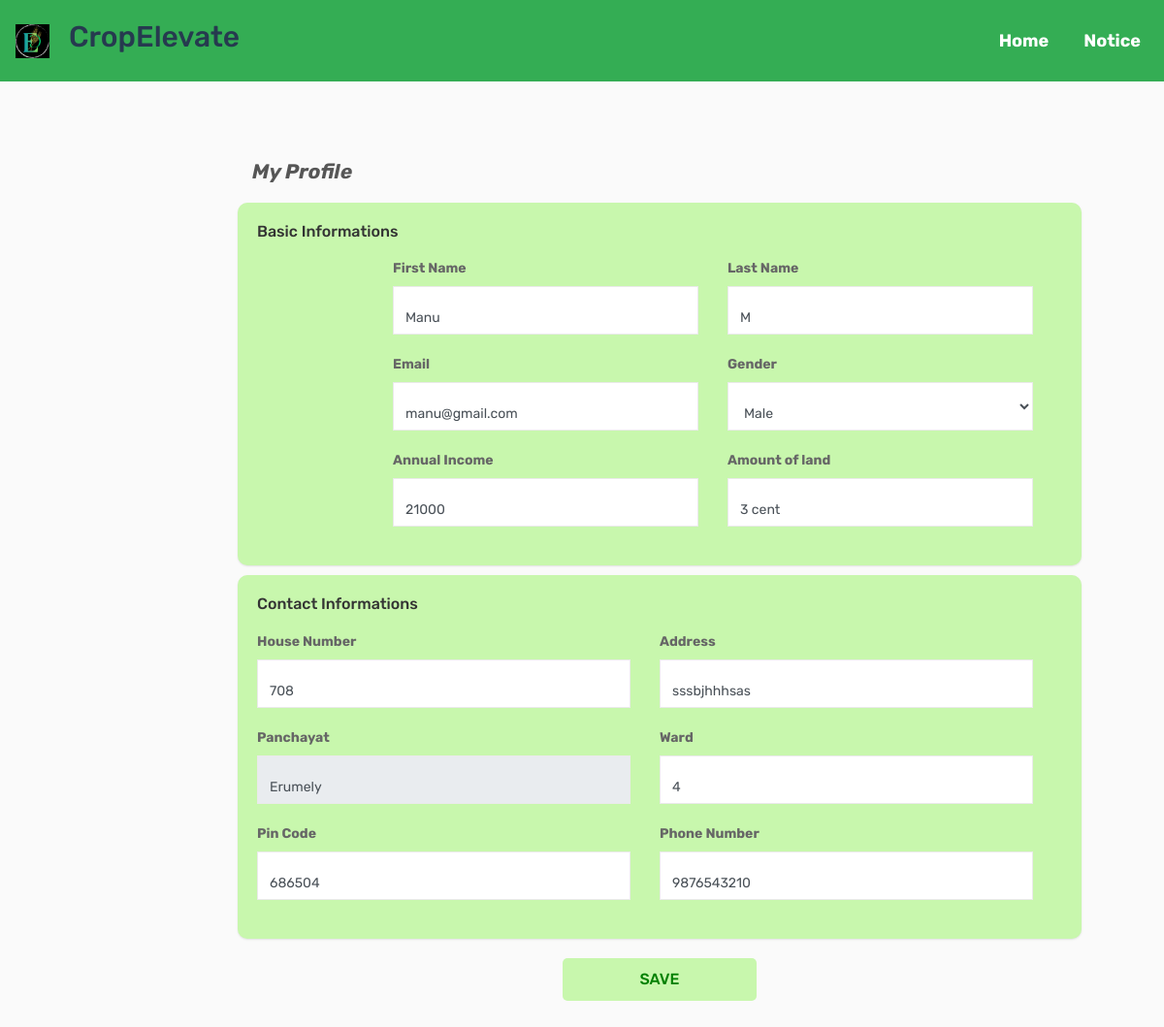
The page /ceditprofile (signed in) on the database as committed earlier.
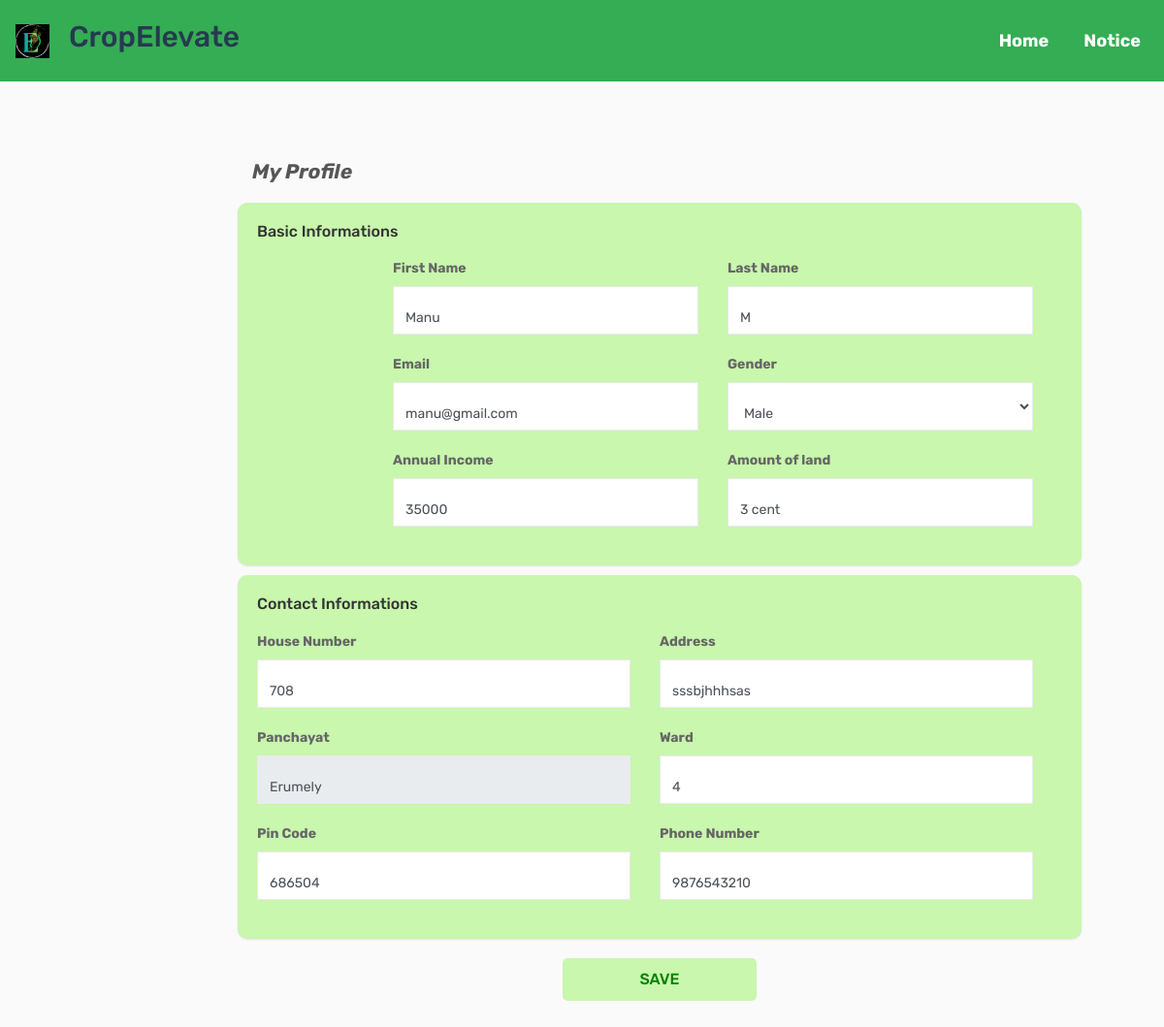
The same page on the database as committed later.
### ceapp/models.py (models this page shows, shortened)
class FarmerProfile(models.Model):
    user = models.OneToOneField(CustomUser, on_delete=models.CASCADE, blank=True, null=True)
    first_name = models.CharField(max_length=100, null=True,blank=True)
    last_name = models.CharField(max_length=100,null=True,blank=True)
    birth_date = models.DateField(null=True,blank=True)
    email = models.EmailField(max_length=100,null=True,blank=True)
    profile_pic = models.ImageField(upload_to='profile_pics/', null=True, blank=True)
    gender = models.CharField(max_length=10, choices=[('Male', 'Male'), ('Female', 'Female')])
    annual_income = models.IntegerField(max_length=100, null=True,blank=True)
    land = models.CharField(max_length=100, null=True,blank=True)
    house_no = models.IntegerField(max_length=100, null=True,blank=True)
    address = models.CharField(max_length=255,null=True,blank=True)
    phone_number = models.IntegerField(max_length=12,null=True,blank=True)
    ward = models.CharField(max_length=100)
    pin_code = models.IntegerField(max_length=6,null=True,blank=True)

### ceapp/views.py (the view, shortened to what this page needs)
# urls.py: path('ceditprofile',views.ceditprofile, name='ceditprofile'),
def ceditprofile(request):
    user = request.user
    profile = FarmerProfile.objects.get(user=user)
    context = {
        'user': user,
        'profile': profile
    }
    return render(request, 'ceditprofile.html',context)

### templates/ceditprofile.html (shortened to what the changed rows need)
{% load static %}
<!DOCTYPE html>
<html lang="en">
<head>
    <link rel="stylesheet" type="text/css" href="{% static 'assets/css/bootstrap.min.css' %}">
    <link rel="stylesheet" type="text/css" href="{% static 'assets/css/font-awesome.min.css' %}">
    <link rel="stylesheet" type="text/css" href="{% static 'assets/css/style.css' %}">
    <link rel="stylesheet" type="text/css" href="{% static 'assets/css/select2.min.css' %}">
    <link rel="stylesheet" type="text/css" href="{% static 'assets/css/bootstrap-datetimepicker.min.css' %}">
</head>
<body>
    <nav class="navbar navbar-expand-lg navbar-dark">
        <h2 style="margin-left: 20px; color:#263A4F;">CropElevate</h2>
    </nav>
    <div class="main-wrapper">
        <div class="page-wrapper">
            <div class="content">
                <div class="row">
        <form method="post" enctype="multipart/form-data">
                    <div class="card-box">
                        <div class="row">
                            <div class="col-md-12">
                                <div class="profile-basic">
                                    <div class="row">
                                        <div class="col-md-6">
                                            <div class="form-group form-focus">
                                                <input type="text" class="form-control floating" value="{{ profile.first_name }}" name="first_name" id="first_name">
                                                <small id="firstNameError" class="form-text text-danger"></small></div>
                                        </div>
                                        <div class="col-md-6">
                                            <div class="form-group form-focus">
                                               <input type="text" placeholder="last" class="form-control floating" value="{{ profile.last_name }}" name="last_name" id="last_name">
                                            </div>
                                        </div>
                                        <div class="col-md-6">
                                            <div class="form-group form-focus">
                                                <input type="text" class="form-control floating" value="{{ profile.email }}" name="email">
                                            </div>
                                        </div>
                                        <div class="col-md-6">
                                            <div class="form-group form-focus select-focus">
                                                <select class="select form-control floating" name="gender" required>
                                                    <option value="Male" {% if profile.gender == 'Male' %} selected {% endif %}>Male</option>
                                                </select>
                                            </div>
                                        </div>
                                            <div class="col-md-6">
                                                <div class="form-group form-focus">
                                                    <input type="number" class="form-control floating" value="{{ profile.annual_income }}" name="annual_income" id="annual_income">
                                                </div>
                                            </div>
                                            <div class="col-md-6">
                                                <div class="form-group form-focus">
                                                    <input type="text" class="form-control floating" value="{{ profile.land }}" name="land" id="land">
                                                </div>
                                            </div>
                                    </div>
                                </div>
                            </div>
                        </div>
                    </div>
                    <div class="card-box">
                        <div class="row">
                            <div class="col-md-6">
                                <div class="form-group form-focus">
                                    <input type="number" class="form-control floating" value="{{ profile.house_no }}" name="house_no" id="house_no">
                                </div>
                            </div>
                            <div class="col-md-6">
                                <div class="form-group form-focus">
                                    <input type="text" class="form-control floating" value="{{ profile.address }}" name="address" id="address">
                                </div>
                            </div>
                            <div class="col-md-6">
                                <div class="form-group form-focus">
                                    <input type="text" class="form-control floating" value="{{ profile.ward }}" name="ward" id="ward">
                                </div>
                            </div>
                            <div class="col-md-6">
                                <div class="form-group form-focus">
                                    <input type="number" class="form-control floating" value="{{ profile.pin_code }}" name="pin_code" id="pin_code">
                                </div>
                            </div>
                            <div class="col-md-6">
                                <div class="form-group form-focus">
                                    <input type="number" class="form-control floating" value="{{ profile.phone_number }}" name="phone_number" id="phone_number">
                                </div>
                            </div>
                        </div>
                    </div>
        </form>
            </div>
        </div>
    </div>
</body>
</html>

Rows that differ between the two databases and show on the page:
changed FarmerProfile "Manu": annual_income "21000" → "35000"
